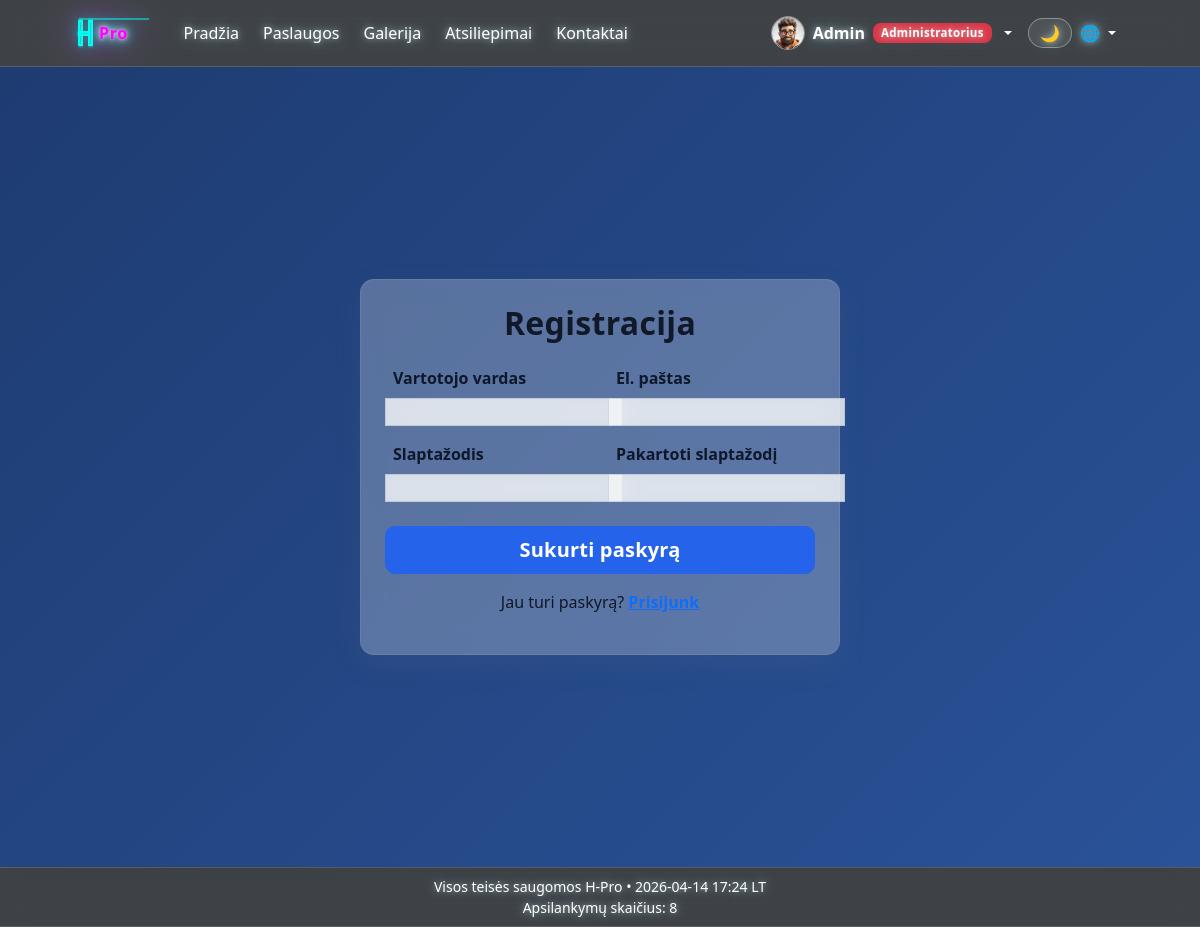
The page /register/ (signed in) on the database its author committed.
### main/models.py (models this page shows, shortened)
class Profile(models.Model):
    ROLE_CHOICES = [
        ('client', _('Klientas')),
        ('manager', _('Vadybininkas')),
        ('admin', _('Administratorius')),
        ('staff', _('Darbuotojas')),
    ]
    user = models.OneToOneField(User, on_delete=models.CASCADE, related_name='profile')
    avatar = models.ImageField(upload_to='avatars/', blank=True, null=True)
    bio = models.TextField(blank=True)
    phone = models.CharField(max_length=30, blank=True)
    city = models.CharField(max_length=100, blank=True)
    address = models.CharField(max_length=255, blank=True)
    role = models.CharField(max_length=20, choices=ROLE_CHOICES, default='client')
    is_legal_entity = models.BooleanField(default=False)
    company_name = models.CharField(max_length=255, blank=True)
    company_code = models.CharField(max_length=30, blank=True)
    company_vat_code = models.CharField(max_length=30, blank=True)
    company_address = models.CharField(max_length=255, blank=True)

### main/views.py (the view)
# urls.py: path('register/', views.register_view, name='register'),
def register_view(request):
    if request.method == 'POST':
        form = RegisterForm(request.POST)
        if form.is_valid():
            user = form.save(commit=False)
            user.set_password(form.cleaned_data['password'])
            user.save()
            messages.success(request, _("Registracija sėkminga"))
            return redirect('login')
    else:
        form = RegisterForm()
    return render(request, 'main/registration/register.html', {'form': form})

### main/forms.py (shortened to what this page needs)
class RegisterForm(forms.ModelForm):
    password = forms.CharField(widget=forms.PasswordInput)
    password2 = forms.CharField(widget=forms.PasswordInput, label=_("Pakartoti slaptažodį"))
    class Meta:
        model = User
        fields = ['username', 'email']

### main/context_processors.py (called while the page is built)
def _next_global_visit_counter():
    total_visits = 0
    if default_storage.exists(VISIT_COUNTER_PATH):
        try:
            with default_storage.open(VISIT_COUNTER_PATH, 'r') as counter_file:
                data = json.load(counter_file)
            total_visits = int(data.get('total_visits', 0))
        except (OSError, ValueError, TypeError, json.JSONDecodeError):
            total_visits = 0
    total_visits += 1
    payload = {'total_visits': total_visits}
    if default_storage.exists(VISIT_COUNTER_PATH):
        default_storage.delete(VISIT_COUNTER_PATH)
    default_storage.save(VISIT_COUNTER_PATH, ContentFile(json.dumps(payload)))
    return total_visits

def company_info(request):
    visit_counter = _next_global_visit_counter()
    return {
        'company_info': settings.COMPANY_INFO,
        'visit_counter': visit_counter,
    }

### main/templatetags/role_badges.py (called while the page is built)
@register.simple_tag
def get_or_create_profile(user):
    if not user or not getattr(user, 'is_authenticated', False):
        return None
    profile, _ = Profile.objects.get_or_create(user=user)
    if user.is_superuser:
        if profile.role != 'admin':
            profile.role = 'admin'
            profile.save(update_fields=['role'])
    elif user.is_staff:
        if profile.role != 'staff':
            profile.role = 'staff'
            profile.save(update_fields=['role'])
    return profile

@register.simple_tag
def role_badge(role):
    colors = {
        'client': 'success',
        'manager': 'primary',
        'admin': 'danger',
        'staff': 'warning',
    }
    labels = {
        'client': _('Klientas'),
        'manager': _('Vadybininkas'),
        'admin': _('Administratorius'),
        'staff': _('Darbuotojas'),
    }
    color = colors.get(role, 'secondary')
    label = labels.get(role, role)
    return mark_safe(f'<span class="badge bg-{color}">{label}</span>')

### main/templates/main/registration/register.html (shortened to what this page needs)
{% extends 'main/base.html' %}
{% load static %}
{% load i18n %}
{% block content %}
<div class="auth-bg d-flex align-items-center justify-content-center">
    <div class="glass-card p-4" style="width: 480px;">
        <h2 class="fw-bold text-center mb-4">{% trans "Registracija" %}</h2>
        <form method="POST">
            <div class="row g-3">
                <div class="col-md-6">
                    <label class="form-label fw-semibold">{% trans "Vartotojo vardas" %}</label>
                    {{ form.username }}
                </div>
                <div class="col-md-6">
                    <label class="form-label fw-semibold">{% trans "El. paštas" %}</label>
                    {{ form.email }}
                </div>
                <div class="col-md-6">
                    <label class="form-label fw-semibold">{% trans "Slaptažodis" %}</label>
                    {{ form.password }}
                </div>
                <div class="col-md-6">
                    <label class="form-label fw-semibold">{% trans "Pakartoti slaptažodį" %}</label>
                    {{ form.password2 }}
                </div>
            </div>
            <button type="submit" class="btn btn-primary w-100 btn-lg mt-4">
                {% trans "Sukurti paskyrą" %}
            </button>
        </form>
        <p class="text-center mt-3">
            {% trans "Jau turi paskyrą?" %}
            <a href="/login/" class="fw-semibold">{% trans "Prisijunk" %}</a>
        </p>
    </div>
</div>
{% endblock %}

### main/templates/main/navbar.html (shortened to what this page needs)
{% load static %}
{% load role_badges %}
{% load i18n %}
<nav class="navbar navbar-expand-lg navbar-dark bg-dark bg-opacity-75 backdrop-blur">
    <div class="container-fluid">
        <div class="collapse navbar-collapse" id="mainNav">
            <div class="d-flex align-items-center gap-3">
                <a href="{% url 'home' %}" class="navbar-brand neon-logo" title="H-Pro">
                    <svg width="84" height="40" viewBox="0 0 84 40" fill="none" xmlns="http://www.w3.org/2000/svg" aria-label="HPro logo">
                        <text x="23" y="26" fill="#FF00FF" font-size="16" font-weight="700" font-family="Segoe UI, Arial, sans-serif" letter-spacing="0.6" filter="url(#neonGlow)">Pro</text>
                    </svg>
                </a>
            </div>
            <ul class="navbar-nav me-auto align-items-lg-center gap-lg-2">
                <li class="nav-item"><a class="nav-link" href="{% url 'home' %}">{% trans "Pradžia" %}</a></li>
                <li class="nav-item"><a class="nav-link" href="{% url 'services_home' %}">{% trans "Paslaugos" %}</a></li>
                <li class="nav-item"><a class="nav-link" href="{% url 'gallery_home' %}">{% trans "Galerija" %}</a></li>
                <li class="nav-item"><a class="nav-link" href="{% url 'reviews_list' %}">{% trans "Atsiliepimai" %}</a></li>
                <li class="nav-item"><a class="nav-link" href="{% url 'contact' %}">{% trans "Kontaktai" %}</a></li>
            </ul>
            <ul class="navbar-nav ms-auto align-items-lg-center">
                {% if user.is_authenticated %}
                    {% get_or_create_profile user as nav_profile %}
                    <li class="nav-item dropdown user-menu">
                        <a class="nav-link dropdown-toggle d-flex align-items-center gap-2 py-2" href="#" role="button" data-bs-toggle="dropdown" aria-expanded="false">
                            {% if nav_profile and nav_profile.avatar and nav_profile.avatar.url %}
                                <img src="{{ nav_profile.avatar.url }}" alt="{{ user.username }}" class="nav-avatar">
                            {% else %}
                                <img src="{% static 'main/img/default-avatar.png' %}" alt="{{ user.username }}" class="nav-avatar">
                            {% endif %}
                            <span class="fw-semibold">{{ user.username }}</span>
                            {% if nav_profile %}
                                {% role_badge nav_profile.role %}
                            {% endif %}
                        </a>
                    </li>
                    {% else %}
                    <li class="nav-item">
                        <a href="{% url 'login' %}" class="btn btn-outline-light">{% trans "Prisijungti" %}</a>
                    </li>
                {% endif %}
                <li class="nav-item ms-lg-2">
                    <button id="themeToggle" type="button" class="btn nav-theme-toggle" aria-label="{% trans 'Dienos / nakties režimas' %}" title="{% trans 'Dienos / nakties režimas' %}">🌙</button>
                </li>
                <li class="nav-item dropdown">
                    <a class="nav-link dropdown-toggle" href="#" role="button" data-bs-toggle="dropdown" aria-expanded="false" style="cursor: pointer;">
                        🌐
                    </a>
                </li>
            </ul>
        </div>
    </div>
</nav>

### static/main/css/styles.css (style rules this page uses)
.backdrop-blur { backdrop-filter: blur(10px); }
body { background: #dfeeff; margin: 0; }
:root { --glass-bg: rgba(255, 255, 255, 0.15); --glass-border: rgba(255, 255, 255, 0.25); --glass-shadow: 0 8px 32px rgba(0, 0, 0, 0.15); --glass-blur: blur(12px); --transition-fast: 0.2s ease; --transition-medium: 0.35s ease; --footer-height: 52px; --chrome-bg: rgba(0, 0, 0, 0.72); --chrome-border: rgba(255, 255, 255, 0.14); --page-bg-light: #dfeeff; --page-bg-night: #0b1220; --text-night: #e6eefc; --table-glass-bg: rgba(242, 244, 247, 0.78); --table-glass-head: rgba(230, 233, 238, 0.66); --table-glass-border: rgba(148, 163, 184, 0.26); --table-glass-text: #0f172a; --table-glass-hover: rgba(226, 229, 235, 0.62); --table-glass-striped: rgba(236, 239, 243, 0.52); --table-glass-active: rgba(214, 220, 228, 0.7); --form-glass-bg: rgba(242, 244, 247, 0.82); --form-glass-border: rgba(148, 163, 184, 0.34); --form-glass-focus: rgba(100, 116, 139, 0.24); }
.glass-card { background: var(--glass-bg); backdrop-filter: var(--glass-blur); border: 1px solid var(--glass-border); border-radius: 12px; box-shadow: var(--glass-shadow); padding: 20px; transition: var(--transition-medium); }
.navbar { backdrop-filter: blur(14px); -webkit-backdrop-filter: blur(14px); background: var(--chrome-bg) !important; border-bottom: 1px solid var(--chrome-border); position: relative; z-index: 1100; }
.navbar .nav-link, .navbar .navbar-brand, .navbar .btn, .navbar .dropdown-toggle { color: #fff !important; text-shadow: 0 0 6px rgba(255, 255, 255, 0.55), 0 0 14px rgba(126, 249, 255, 0.35); }
.btn { transition: var(--transition-fast); }
.site-main .form-control, .site-main .form-select, .site-main textarea, .site-main input:not([type="checkbox"]):not([type="radio"]), .site-main .form-check-input { background: var(--form-glass-bg) !important; border: 1px solid var(--form-glass-border) !important; color: #0f172a !important; backdrop-filter: blur(12px); -webkit-backdrop-filter: blur(12px); }
body { animation: fadeIn 0.4s ease; background: var(--page-bg-light); color: #111827; margin: 0; }
.badge { font-size: 0.85rem; padding: 6px 10px; border-radius: 8px; letter-spacing: 0.3px; }
.auth-bg { width: 100%; min-height: 100vh; background: linear-gradient(135deg, #1e3c72, #2a5298); background-size: cover; background-position: center; padding: 40px 0; }
.glass-card { background: rgba(255, 255, 255, 0.25); backdrop-filter: blur(12px); border-radius: 14px; border: 1px solid rgba(255, 255, 255, 0.35); }
.navbar > .container-fluid { padding-left: 2cm; padding-right: 2cm; }
.navbar { padding: 0.5rem 0; }
.nav-avatar { width: 34px; height: 34px; border-radius: 50%; object-fit: cover; border: 1px solid rgba(255, 255, 255, 0.4); }
.user-menu .badge { font-size: 0.72rem; padding: 4px 8px; }
.neon-logo { display: inline-flex; align-items: center; justify-content: center; position: relative; transition: all 0.3s ease; }
.neon-logo svg { width: 84px; height: 40px; filter: drop-shadow(0 0 8px rgba(0, 255, 243, 0.6)) drop-shadow(0 0 16px rgba(255, 0, 255, 0.4)); animation: neonFlicker 3s infinite alternate; }
.nav-theme-toggle { border: 1px solid rgba(255, 255, 255, 0.36); border-radius: 999px; padding: 0.35rem 0.7rem; line-height: 1; background: rgba(255, 255, 255, 0.08); }
.site-shell { min-height: 100vh; display: flex; flex-direction: column; }
.site-main h1, .site-main h2, .site-main h3, .site-main h4 { letter-spacing: 0.01em; color: #111827; }
.site-main .glass-card { border-radius: 14px; border: 1px solid rgba(148, 163, 184, 0.24); box-shadow: 0 10px 28px rgba(100, 116, 139, 0.14); }
.site-main .form-label { font-weight: 600; color: #0f172a; }
.site-main .btn { border-radius: 10px; font-weight: 600; letter-spacing: 0.01em; }
.site-main .btn-primary { background-color: #2563eb; border-color: #2563eb; }

### rows shown on the page
Profile: avatar (picture), role "Administratorius"

### other values the page prints
{{ user.username }} "Admin"
{{ visit_counter }} "8"
